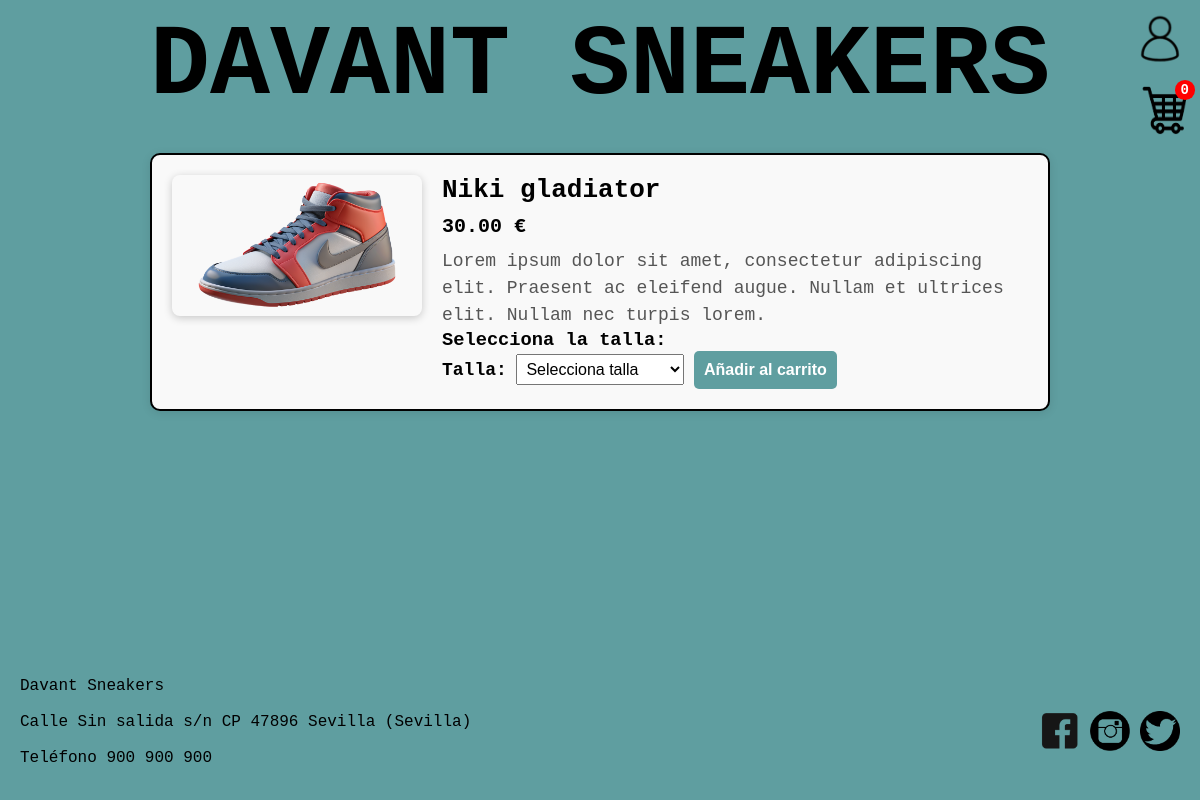
/producto_detalle.php?id=1 (signed in), run on the app's committed database.
### tables this page shows
CREATE TABLE `producto` (
  `id_producto` int NOT NULL AUTO_INCREMENT,
  `nombre` varchar(100) NOT NULL,
  `precio` varchar(100) NOT NULL,
  `descripcion` varchar(255) NOT NULL,
  `imagen` varchar(255) NOT NULL,
  PRIMARY KEY (`id_producto`)
);

### funcion_mostrar_cantidad_articulos_logo_carro.php (called while the page is built)
<?php
function obtenerContadorCarrito($id_usuario, $conn)
{
    $stmt = $conn->prepare("SELECT SUM(cantidad) FROM carro WHERE id_usuario = :id_usuario");
    $stmt->execute(['id_usuario' => $id_usuario]);
    $contador = $stmt->fetchColumn();
    return $contador ?: 0;
}

### producto_detalle.php (the view, shortened to what this page needs)
<?php
require_once "conexion_db.php";
require_once "funcion_mostrar_cantidad_articulos_logo_carro.php";
$id_producto = intval($_GET['id']);
$sql_producto = "SELECT nombre, descripcion, precio, imagen
                 FROM producto
                 WHERE id_producto = :id";
$stmt = $conn->prepare($sql_producto);
$stmt->execute(['id' => $id_producto]);
$producto = $stmt->fetch(PDO::FETCH_ASSOC);
?>
<!DOCTYPE html>
<html lang="es">
<head>
    <link rel="stylesheet" href="producto_detalle.css">
    <link rel="stylesheet" href="eliminar_cuenta.css">
</head>
<body>
    <div id="cabecera">
        <h1><a href="pagina_articulos.php">DAVANT SNEAKERS</a></h1>
        <div id="iconos">
            <div id=logo_menu>
                <img src="Logos/usuario.png" alt="usuario" style="filter: invert(100%);" id="usuario">
            </div>
            <div id="logo_carro">
                <a href="carro.php">
                    <img src="Logos/carro.png" alt="carro" style="filter: invert(100%);" id="carro">
                    <span id="contador-carrito">
                        <?= isset($_SESSION['id_usuario']) ? obtenerContadorCarrito($_SESSION['id_usuario'], $conn) : 0 ?>
                    </span>
                </a>
            </div>
        </div>
    </div>
    <div id="cuerpo">
        <div class="producto-detalle">
            <div class="producto-img">
                <img src="<?= htmlspecialchars($producto['imagen']) ?>" alt="<?= htmlspecialchars($producto['nombre']) ?>">
            </div>
            <div class="producto-info">
                <h2><?= htmlspecialchars($producto['nombre']) ?></h2>
                <p class="precio"><?= $producto['precio'] ?> €</p>
                <p class="descripcion"><?= htmlspecialchars($producto['descripcion']) ?></p>
                <div class="talla-seleccion">
                    <h3>Selecciona la talla:</h3>
                    <form action="añadir_carro.php" method="post">
                        <label for="talla">Talla:</label>
                        <select name="id_talla" id="talla" required>
                            <option value="">Selecciona talla</option>
                        </select>
                        <button type="submit">Añadir al carrito</button>
                    </form>
                </div>
            </div>
        </div>
    </div>
    <footer>
        <div id="parrafo_footer">
            <p>Davant Sneakers</p><br>
            <p>Calle Sin salida s/n CP 47896 Sevilla (Sevilla)</p><br>
            <p>Teléfono 900 900 900</p><br>
        </div>
        <div id="logo_footer">
            <img src="Logos/facebook.png" style="filter: invert(100%);" alt="Facebook logo">
            <img src="Logos/instagram.png" style="filter: invert(100%);" alt="Logo de instagram">
            <img src="Logos/twitter.png" style="filter: invert(100%);" alt="Logo de twitter">
        </div>
    </footer>
</body>
</html>

### producto_detalle.css (style rules this page uses)
* { box-sizing: border-box; margin: 0; padding: 0; }
body { font-family: 'Courier New', Courier, monospace; background-color: cadetblue; display: flex; flex-direction: column; min-height: 100vh; }
#cabecera { background-color: cadetblue; display: flex; flex-direction: column; align-items: center; padding: 10px 0; position: relative; z-index: 10; }
#iconos { position: absolute; top: 10px; right: 10px; display: flex; flex-direction: column; gap: 10px; align-items: flex-end; }
#usuario { width: 60px; height: 60px; cursor: pointer; }
#logo_carro { position: relative; }
#carro { width: 50px; height: 50px; }
#contador-carrito { position: absolute; top: -5px; right: -5px; background-color: red; color: white; font-weight: bold; font-size: 14px; border-radius: 50%; padding: 2px 6px; }
#logo_menu { position: relative; }
h1 { font-family: 'Courier New', Courier, monospace; font-size: 100px; }
a { text-decoration: none; color: inherit }
#cuerpo { flex: 1; }
.producto-detalle { max-width: 900px; margin: 20px auto; display: flex; gap: 20px; align-items: flex-start; padding: 20px; background-color: #f9f9f9; border-radius: 10px; box-shadow: 0 2px 10px rgba(0, 0, 0, 0.1); border: black solid 2px; }
.producto-img img { width: 250px; height: auto; border-radius: 8px; box-shadow: 0 2px 8px rgba(0, 0, 0, 0.2); }
.producto-info { flex: 1; }
h2 { margin: 0 0 10px 0; font-size: 26px; }
.precio { color: black; font-size: 20px; font-weight: bold; margin: 5px 0; }
.descripcion { font-size: 18px; line-height: 1.5; margin: 10px 0 0 0; color: #555; }
label { font-weight: bold; font-size: 18px; }
select { padding: 5px; font-size: 16px; }
button { padding: 10px; background-color: cadetblue; color: white; border: none; border-radius: 5px; font-weight: bold; font-size: 16px; cursor: pointer; transition: background-color 0.3s; }
footer { width: 100%; background-color: cadetblue; padding: 15px 20px; display: flex; justify-content: space-between; align-items: center; }
#parrafo_footer p { margin: 0; font-size: 16px; }
#logo_footer { display: flex; gap: 10px; }
#logo_footer img { width: 40px; height: 40px; }

### data on the page
producto: imagen (picture), nombre "Niki gladiator", precio "30.00", descripcion "Lorem ipsum dolor sit amet, consectetur adipiscing elit. Praesent ac eleifend augue. Nullam et ultrices elit. Nullam nec turpis lorem."

### other printed values
obtenerContadorCarrito($_SESSION['id_usuario'], $conn) "0"
